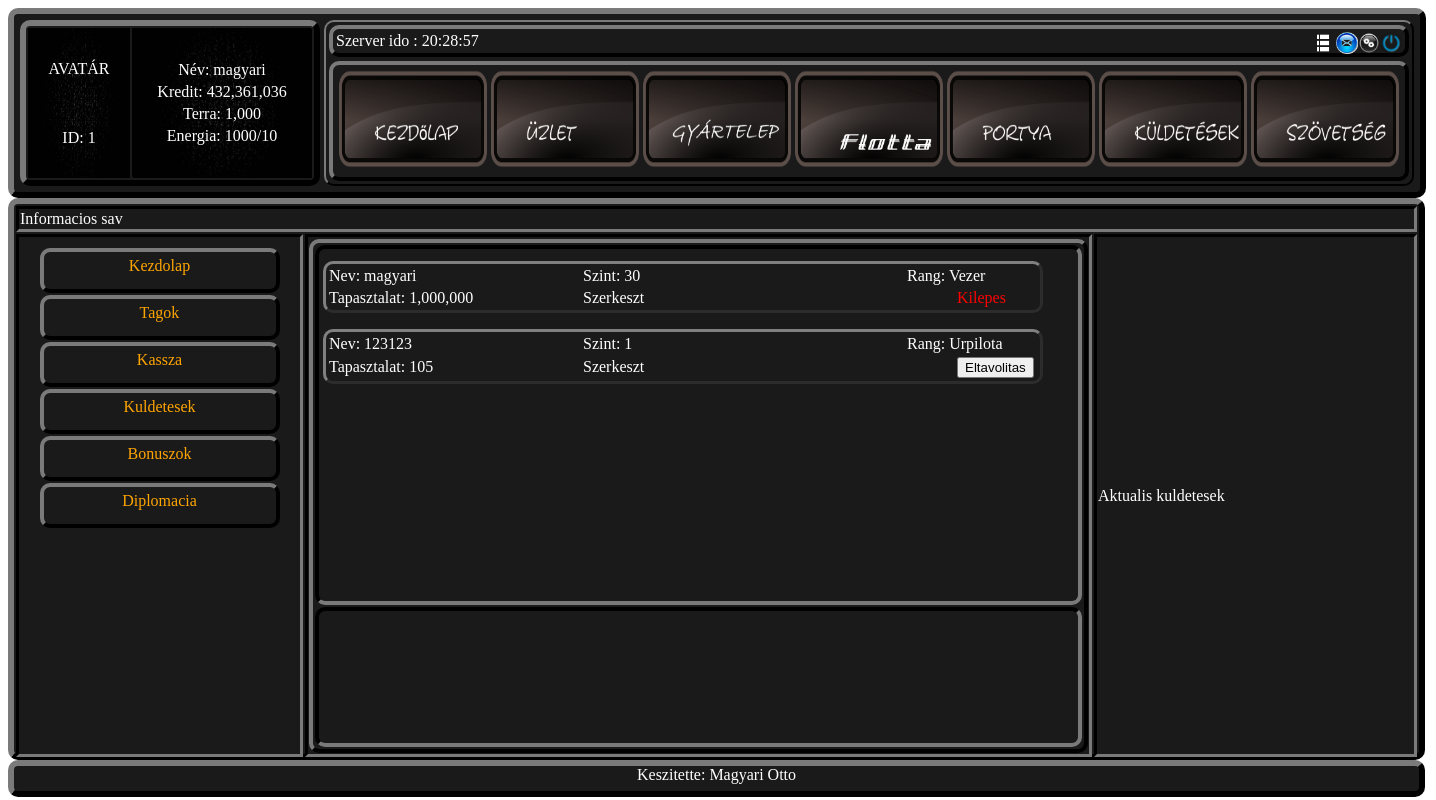
/inc/szovetseg.php?tagok (signed in), run on the app's committed database.
### tables this page shows
CREATE TABLE `users` (
  `userid` int(30) NOT NULL,
  `username` varchar(25) NOT NULL,
  `password` varchar(20) NOT NULL,
  `email` varchar(50) NOT NULL,
  `datum` date NOT NULL,
  `nemed` varchar(6) NOT NULL,
  `tp` varchar(256) NOT NULL DEFAULT 'a:2:{i:0;i:0;i:1;i:0;}',
  `tapasztalat` bigint(255) NOT NULL DEFAULT '0',
  `szint` int(11) NOT NULL DEFAULT '1',
  `nyersanyagok` varchar(256) NOT NULL DEFAULT 'a:5:{i:0;i:20000;i:1;i:15000;i:2;i:10000;i:3;i:5000;i:4;i:0;}',
  `kredit` bigint(20) NOT NULL DEFAULT '5000',
  `terra` bigint(255) NOT NULL DEFAULT '1000',
  `pontszam` int(32) NOT NULL DEFAULT '0',
  `aktivbazis` int(20) NOT NULL DEFAULT '1',
  `szovetseg` varchar(256) NOT NULL DEFAULT 'a:2:{i:0;i:0;i:1;i:0;}',
  `stattok` varchar(512) NOT NULL DEFAULT 'a:10:{i:0;i:0;i:1;i:5;i:2;i:0;i:3;i:5;i:4;i:0;i:5;i:5;i:6;i:0;i:7;i:5;i:8;i:0;i:9;i:5;}',
  `megnyertp` bigint(20) NOT NULL DEFAULT '0',
  `elvesztettp` bigint(20) NOT NULL DEFAULT '0',
  `energia` int(2) NOT NULL DEFAULT '1000',
  `energiatermeles` datetime NOT NULL,
  `energiav` tinyint(1) NOT NULL DEFAULT '10',
  `faj` int(1) NOT NULL DEFAULT '0',
  `fejlesztesszint` int(11) NOT NULL DEFAULT '1',
  `urleny` varchar(256) NOT NULL DEFAULT '0',
  `kalozid` int(11) NOT NULL DEFAULT '1',
  `galaxy1` varchar(256) NOT NULL DEFAULT 'a:3:{i:0;i:0;i:1;i:0;i:2;i:1;}',
  `galaxy2` varchar(256) NOT NULL DEFAULT 'a:3:{i:0;i:0;i:1;i:0;i:2;i:1;}',
  `galaxy3` varchar(256) NOT NULL DEFAULT 'a:3:{i:0;i:0;i:1;i:0;i:2;i:1;}',
  `galaxy4` varchar(256) NOT NULL DEFAULT 'a:3:{i:0;i:0;i:1;i:0;i:2;i:1;}',
  `galaxy5` varchar(256) NOT NULL DEFAULT 'a:3:{i:0;i:0;i:1;i:0;i:2;i:1;}',
  `galaxy6` varchar(256) NOT NULL DEFAULT 'a:3:{i:0;i:0;i:1;i:0;i:2;i:1;}',
  `galaxy7` varchar(256) NOT NULL DEFAULT 'a:3:{i:0;i:0;i:1;i:0;i:2;i:1;}',
  `galaxy8` varchar(256) NOT NULL DEFAULT 'a:3:{i:0;i:0;i:1;i:0;i:2;i:1;}',
  `galaxy9` varchar(256) NOT NULL DEFAULT 'a:3:{i:0;i:0;i:1;i:0;i:2;i:1;}',
  `galaxy10` varchar(256) NOT NULL DEFAULT 'a:3:{i:0;i:0;i:1;i:0;i:2;i:1;}',
  `galaxylog` varchar(256) NOT NULL DEFAULT 'a:6:{i:0;i:0;i:1;i:1;i:2;i:1;i:3;i:0;i:4;i:0;i:5;i:0;}',
  `porgeteslog` varchar(256) NOT NULL DEFAULT 'a:5:{i:0;i:0;i:1;i:0;i:2;i:0;i:3;i:0;i:4;i:0;}'
);

CREATE TABLE `szovetseg` (
  `id` int(16) NOT NULL,
  `pontszam` varchar(256) NOT NULL,
  `rovidites` varchar(3) NOT NULL,
  `szovetsegneve` varchar(256) NOT NULL,
  `szovetsegvezere` varchar(256) NOT NULL,
  `szovetsegtagok` varchar(2048) NOT NULL DEFAULT 'a:0:{}',
  `jelentkezok` varchar(1024) NOT NULL DEFAULT 'a:0:{}',
  `letszam` int(8) NOT NULL DEFAULT '1',
  `maxletszam` int(8) NOT NULL DEFAULT '10',
  `szovetsegesek` varchar(256) NOT NULL,
  `ellensegek` varchar(256) NOT NULL,
  `kassza` varchar(512) NOT NULL DEFAULT 'a:2:{i:0;i:0;i:1;i:0;}',
  `kasszalog` varchar(4096) NOT NULL DEFAULT 'a:0:{}',
  `bonuszok` varchar(256) NOT NULL DEFAULT 'a:6:{i:0;i:0;i:1;i:0;i:2;i:0;i:3;i:0;i:4;i:0;i:5;i:0;}'
);

CREATE TABLE `szovetsegrangok` (
  `id` int(16) NOT NULL,
  `megnevezes` varchar(256) NOT NULL,
  `tagfelvetel` tinyint(1) NOT NULL DEFAULT '0',
  `tagtorles` tinyint(1) NOT NULL DEFAULT '0',
  `adovaltoztatas` tinyint(1) NOT NULL DEFAULT '0',
  `kifizetes` tinyint(1) NOT NULL DEFAULT '0',
  `diplomacia` tinyint(1) NOT NULL DEFAULT '0',
  `fejlesztes` tinyint(1) NOT NULL DEFAULT '0',
  `feloszlatas` tinyint(1) NOT NULL DEFAULT '0',
  `letszam` int(2) NOT NULL DEFAULT '1'
);

### inc/frissites.php (called while the page is built, shortened)
<?php
include "connect.php";
$userid=$_SESSION["userid"];
$szovetsegem=unserialize(mysqli_fetch_assoc(mysqli_query($conn, "SELECT * FROM users WHERE userid=$userid"))["szovetseg"]);
$aktualis_szovetseg=$szovetsegem[0];
$rangom_szovetseg=$szovetsegem[1];
?>

### inc/szovetseg.php (the view, shortened to what this page needs)
<?php
include "header.php";
$start=0;
$laponkent=15;
$osszes=ceil(mysqli_num_rows(mysqli_query($conn,"select * from szovetseg"))/$laponkent);
if(isset($_GET['oldal']))
{
	$oldal=$_GET['oldal'];
	$start=($oldal-1)*$laponkent;
}
else{
	$oldal=1;
}
$sql = "SELECT * FROM szovetseg LIMIT $start, $laponkent";
$lekeres = mysqli_query($conn , $sql);
?>
<link rel="stylesheet" href="../css/szovetseg.css">
<body>
	<div id="kozepe">
		<?php
		if($aktualis_szovetseg == 0 or $aktualis_szovetseg < 0){ ?>
		<table style="color:white;">
			<tr>
				<td id="szovetsegek">
					<?php if($aktualis_szovetseg == 0){ ?>
					<table>
						<tr style="height:480px;">
							<td>
								<table style="width:940px;color:white;text-align:center;margin: -240 auto;" border="2">
									<tr style="height: 20px;cursor: default;">
										<td>Helyezes</td>
										<td>Pontszam</td>
										<td>Rovidites</td>
										<td>Szovetseg neve</td>
										<td>Letszam</td>
										<td>Szoveseg vezere</td>
										<td></td>
									</tr>
									<?php
									$i=($oldal*$laponkent)-$laponkent;
									while($row = mysqli_fetch_object($lekeres)) {
										if(isset($_POST["jelentkezes".$row->id])){
											$regi_jelentkezok=unserialize($row->jelentkezok);
											$idm=array($userid);
											$uj_jelentkezok= array_merge_recursive($regi_jelentkezok , $idm);
											$jelentkezok= serialize($uj_jelentkezok);
											mysqli_query($conn , "UPDATE szovetseg SET jelentkezok='$jelentkezok' WHERE id='$row->id'");
											$szovetsegem[0]=(-1)*$row->id;
											$up_szovetseg=serialize($szovetsegem);
											mysqli_query($conn , "UPDATE users SET szovetseg='$up_szovetseg' WHERE userid='$userid'");
											Header("Location: szovetseg.php");
										}
										$i++;
										$vezerid=$row->szovetsegvezere;
										$vezer_neve=mysqli_fetch_assoc(mysqli_query($conn , "SELECT * FROM users WHERE userid=$vezerid"))["username"];
										echo "<tr id='sorok' style='height:20px;'>";
										echo '<td id="helyezes">'.$i.'</td>';
										echo '<td id="pontszam">' . number_format($row->pontszam) . '</td>';
										echo '<td id="rovidites">' . $row->rovidites . '</td>';
										echo '<td id="szovetsegneve">' . $row->szovetsegneve . '</td>';
										echo '<td id="letszam">' . $row->letszam . "/" .  $row->maxletszam . '</td>';
										echo '<td id="szovetsegvezere">' . $vezer_neve . '</td>';
										echo '<td style="width:90px;">
											<form style="display:inline;" method="post" action="">
												<input id="jelentkezes" name="jelentkezes' . $row->id . '" style="outline: none;cursor: pointer;" type="submit" value="Jelentkezem">
											</form>
										</td>';
										echo '</tr>';
									}
									?>
								</table>
							</td>
						</tr>
						<tr style="height: 20px;">
							<td>
								<div id="oldalak" style="display:inline;">
									<?php
									if($oldal>1)
									{
										echo "<div style='display:table-cell;'><li><div class='gomb'><a href='?oldal=".($oldal-1)."'>Elöző</a></div></li></div>";
									}
									for($i=1;$i<=$osszes;$i++){
										if($i==$oldal) { echo "<div style='display:table-cell;'><li><div class='gomb'><a style='color: red;'>".$i."</a></div></li></div>";
										}else{ echo "<div style='display:table-cell;'><li><div class='gomb'><a href='?oldal=".$i."'>".$i."</a></div></li></div>"; }
										}
									if($oldal!=$osszes)
									{
										echo "<div style='display:table-cell;'><li><div class='gomb'><a href='?oldal=".($oldal+1)."'>Kovetkező</a></div></li></div>";
									}
									?>
								</div>
							</td>
						</tr>
					</table>
					<?php }elseif($aktualis_szovetseg < 0){?>
					<table style="color:white;">
						<tr>
							<td>Jelentkeztel a <?php echo $aktualis_szovetseg*(-1); ?>-idju szovetsegbe.</td>
						</tr>
					</table>
					<?php } ?>
				</td>
				<td id="szovetseg_alapitasa">
				<?php
				if(isset($_POST["szovetsegletrehozasa"])){
					$rovidites= $_POST["szovetsegroviditese"];
					$szovetsegneve= $_POST["szovetsegneve"];
					$pontszam=$_SESSION["pontszam"];
					$tagok="a:1:{i:0;i:".$userid.";}";
					mysqli_query($conn , "INSERT INTO `szovetseg` (pontszam,rovidites,szovetsegneve,szovetsegvezere,szovetsegtagok) VALUES
					('$pontszam','$rovidites','$szovetsegneve','$userid','$tagok')");
					$id=mysqli_fetch_assoc(mysqli_query($conn , "SELECT * FROM szovetseg WHERE szovetsegvezere=$userid"))["id"];
					$szovetsegem[0]=$id;
					$szovetsegem[1]=1;
					$up=serialize($szovetsegem);
					mysqli_query($conn , "UPDATE users SET szovetseg='$up',kredit=kredit-500000 WHERE userid='$userid'");
				}
				?>
					<table style="color:white;">
						<form method="post" action="">
							<tr>
								<td>Szovetseg roviditese:</td>
								<td><input type="text" name="szovetsegroviditese" value=""></td>
							</tr>
							<tr>
								<td>Szovetseg neve:</td>
								<td><input type="text" name="szovetsegneve" value=""></td>
							</tr>
							<tr>
								<td>Szovetseg leirasa:</td>
								<td><input type="text" name="szovetsegleirasa" value=""></td>
							</tr>
							<tr>
								<td colspan="2" align="center">
									<input type="submit" name="szovetsegletrehozasa" value="szovetseg letrehoasa">
								</td>
							</tr>
						</form>
					</table>
				</td>
			</tr>
		</table>
		<?php }elseif($aktualis_szovetseg > 0){ ?>
		<table style="color:white;width:1405px;height:555px;">
			<tr border="1">
				<td colspan="3" style="height:25px;border-width:3px;border-style:inset;border-color: rgb(38, 38, 38);border-radius 10px 10px 10px 10px;">
					<a>Informacios sav</a>
				</td>
			</tr>
			<tr>
				<td style="width:279px;border-width:3px;border-style:inset;border-color: rgb(38, 38, 38);border-radius 10px 10px 10px 10px;">
					<table style="margin: -250px auto;color:orange;">
						<tr>
							<td id="menu_lista_elem"><div id="gomb" onclick="location.href='szovetseg.php'">Kezdolap</div></td>
						</tr>
						<tr>
							<td id="menu_lista_elem"><div id="gomb" onclick="location.href='szovetseg.php?tagok'">Tagok</div></td>
						</tr>
						<tr>
							<td id="menu_lista_elem"><div id="gomb" onclick="location.href='szovetseg.php?kassza'">Kassza</div></td>
						</tr>
						<tr>
							<td id="menu_lista_elem"><div id="gomb" onclick="location.href='szovetseg.php?kuldetesek'">Kuldetesek</div></td>
						</tr>
						<tr>
							<td id="menu_lista_elem"><div id="gomb" onclick="location.href='szovetseg.php?bonuszok'">Bonuszok</div></td>
						</tr>
						<tr>
							<td id="menu_lista_elem"><div id="gomb" onclick="location.href='szovetseg.php?diplomacia'">Diplomacia</div></td>
						</tr>
					</table>
				</td>
				<td style="max-width:600px;border-width:3px;border-style:inset;border-color: rgb(38, 38, 38);border-radius 10px 10px 10px 10px;">
					<?php
					if(empty($_GET)){
						echo "kezdolap";
					}elseif(isset($_GET["tagok"])){
						$tagok=unserialize(mysqli_fetch_assoc(mysqli_query($conn , "SELECT * FROM szovetseg WHERE id=$aktualis_szovetseg"))["szovetsegtagok"]);
						$letszam=mysqli_fetch_assoc(mysqli_query($conn , "SELECT * FROM szovetseg WHERE id=$aktualis_szovetseg"))["letszam"];
						?>
						<table id="szovetseg_tagok_tabla">
							<tr>
								<td id="szovetseg_tagok_lista">
									<table style="margin:-175px auto;">
										<tr>
											<td>
												<?php
												for($i=0;$i<$letszam;$i++){
													if($tagok[$i] != 0){
														$rang=unserialize(mysqli_fetch_assoc(mysqli_query($conn, "SELECT * FROM users WHERE userid=$tagok[$i]"))["szovetseg"])[1];
												?>
												<table id="szovi_tagok_tabla">
														<tr style="height:20px;" border="1">
															<td style="width: 250px;">Nev: <?php echo mysqli_fetch_assoc(mysqli_query($conn , "SELECT * FROM users WHERE userid=$tagok[$i]"))["username"];?></td>
															<td>Szint: <?php echo mysqli_fetch_assoc(mysqli_query($conn , "SELECT * FROM users WHERE userid=$tagok[$i]"))["szint"];?></td>
															<td style="width: 130px;float:right;">Rang: <?php echo mysqli_fetch_assoc(mysqli_query($conn , "SELECT * FROM szovetsegrangok WHERE id=$rang"))["megnevezes"];?></td>
														</tr>
														<tr style="height:20px;">
															<td>Tapasztalat: <?php echo number_format(unserialize(mysqli_fetch_assoc(mysqli_query($conn , "SELECT * FROM users WHERE userid=$tagok[$i]"))["tp"])[1]);?></td>
															<td>Szerkeszt</td>
															<td style="width: 80px;float:right;cursor:pointer;"><?php
															if($rangom_szovetseg == 1){
																if($tagok[$i] == $userid){
																	echo "<a style='color:red;'>Kilepes</a>";
																}else{
																	echo "<form style='display: inline;' method='post' action=''><input style='cursor: pointer;' type='submit' name='$tagok[$i]' value='Eltavolitas'></form>";
																}
															}else{
																if($tagok[$i] == $userid){
																	echo "<form style='display: inline;' method='post' action=''><input style='cursor: pointer;' type='submit' name='kilepes' value='Kilepes'></form>";
																}
															}
															?></td>
														</tr>
													</table>
												<?php }
													} ?>
											</td>
										</tr>
									</table>
								</td>
							</tr>
							<tr>
								<td id="szovetseg_jelentkezok_lista">
									<?php
									if($rangom_szovetseg == 1){
										?>
										<div style="width:788px; height:130px; overflow: auto;">
										</div>
										<?php
									}else{
									}
									?>
								</td>
							</tr>
						</table>
						<?php
					}elseif(isset($_GET["kuldetesek"])){
						echo "kuldetesek";
					}elseif(isset($_GET["diplomacia"])){
						echo "diplomacia";
					}
					?>
				</td>
				<td style="width:315px;border-width:3px;border-style:inset;border-color: rgb(38, 38, 38);border-radius 10px 10px 10px 10px;">
					<a>Aktualis kuldetesek</a>
				</td>
			</tr>
		</table>
		<?php } ?>
	</div>
<div id="alja">
	<a>Keszitette: Magyari Otto</a>
</div>
</body>

### css/szovetseg.css (style rules this page uses)
#alja { border-width: 6px; border-style: outset; border-color: rgb(38, 38, 38); border-radius: 10px 10px 10px 10px; background-color: rgb(26, 26, 26); width: 1405px; height: 25px; color: white; text-align: center; }
#menu_lista_elem { border-width: 4px; border-style: outset; border-color: rgb(38, 38, 38); border-radius: 10px 10px 10px 10px; width: 230px; height: 45px; cursor: pointer; text-align: center; }
#gomb { height: 27px; }
#szovetseg_tagok_tabla { border-width: 4px; border-style: outset; border-color: rgb(38, 38, 38); border-radius: 10px 10px 10px 10px; height: 505px; }
#szovetseg_tagok_lista { border-width: 4px; border-style: inset; border-color: rgb(38, 38, 38); border-radius: 10px 10px 10px 10px; height: 360px; }
#szovetseg_jelentkezok_lista { border-width: 4px; border-style: inset; border-color: rgb(38, 38, 38); border-radius: 10px 10px 10px 10px; max-width: 757px; height: 130px; }
#szovi_tagok_tabla { color: white; width: 720px; margin: 8 auto; float: left; border-width: 3px; border-style: outset; border-radius: 10px 10px 10px 10px; overflow: auto; }

### data on the page
users: szovetseg+username "magyari", szovetseg+szint "30", szovetseg.megnevezes "Vezer", szovetseg+tp "1,000,000"

### other printed values
$_SESSION["userid"] "1"
$_SESSION["username"] "magyari"
$_SESSION["kredit"] "432,361,036"
$_SESSION["terra"] "1,000"
$_SESSION["energia"] "1000"
